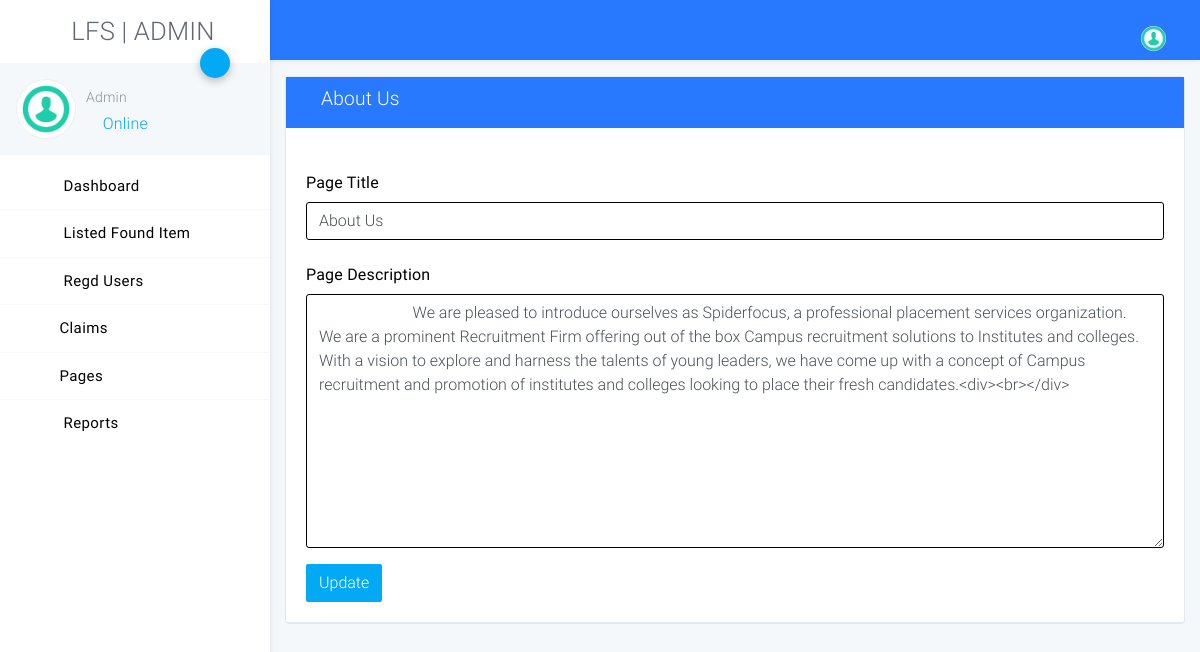
Screenshot of /admin1/about-us.php (signed in) with the database file from the repository.
### tables this page shows
CREATE TABLE `tblpage` (
  `ID` int(10) NOT NULL,
  `PageType` varchar(120) DEFAULT NULL,
  `PageTitle` varchar(200) DEFAULT NULL,
  `PageDescription` mediumtext DEFAULT NULL,
  `Email` varchar(120) DEFAULT NULL,
  `MobileNumber` bigint(10) DEFAULT NULL,
  `UpdationDate` timestamp NULL DEFAULT NULL ON UPDATE current_timestamp()
);

### admin1/about-us.php (the view, shortened to what this page needs)
<?php
include('includes/dbconnection.php');
if (strlen($_SESSION['lfsaid']==0)) {
  header('location:logout.php');
  } else{
?>
<!DOCTYPE html>
<html lang="zxx">
<head>
    <link rel="stylesheet" href="assets/css/app.css">
</head>
<body class="light">
<div id="app">
<?php include_once('includes/sidebar.php');?>
<?php include_once('includes/header.php');?>
    <div class="page has-sidebar-left">
    <div class="animatedParent animateOnce">
        <div class="container-fluid my-3">
            <div class="row">
                <div class="col-md-12">
                    <div class="card">
                       <header class="blue accent-3 relative">
        <div class="container-fluid text-white">
            <div class="row p-t-b-10 ">
                <div class="col">
                    <h4>
                        <i class="icon-package"></i>
                        About Us
                    </h4>
                </div>
            </div>
        </div>
    </header>
                        <div class="card-body b-b">
                            <form method="post">
  <?php
$ret=mysqli_query($con,"select * from  tblpage where PageType='aboutus'");
while ($row=mysqli_fetch_array($ret)) {
?>
                                <div class="form-row">
                                    <div class="form-group col-md-12">
                                        <label for="inputEmail4" class="col-form-label">Page Title</label>
                                        <input type="text" name="pagetitle" id="pagetitle" value="<?php  echo $row['PageTitle'];?>" class="form-control" required='true'>
                                    </div>
                                    <div class="form-group col-md-12">
                                        <label for="inputPassword4" class="col-form-label">Page Description</label>
                                       <textarea name="pagedes" id="pagedes" rows="10" class="form-control">
        <?php  echo $row['PageDescription'];?></textarea>
                                    </div>
                                </div>
                               <?php } ?>
                                <button type="submit" name="submit" class="btn btn-primary">Update</button>
                            </form>
                        </div>
                    </div>
                </div>
            </div>
        </div>
    </div>
</div>
</div>
</body>
</html>
<?php } ?>

### admin1/includes/sidebar.php (shortened to what this page needs)
<?php
include('includes/dbconnection.php');
  ?>
<aside class="main-sidebar fixed offcanvas shadow">
    <section class="sidebar">
        <div class="w-110px mt-3 mb-3 ml-3">
 <h2 align="center"> LFS | ADMIN</h2>
        </div>
        <div class="relative">
            <a data-toggle="collapse" href="#userSettingsCollapse" role="button" aria-expanded="false"
               aria-controls="userSettingsCollapse" class="btn-fab btn-fab-sm fab-right fab-top btn-primary shadow1 ">
                <i class="icon icon-cogs"></i>
            </a>
            <div class="user-panel p-3 light mb-2">
                <div>
                    <div class="float-left image">
                        <img class="user_avatar" src="assets/img/dummy/image.png" alt="User Image">
                    </div>
                    <div class="float-left info">
                        <?php
$aid=$_SESSION['lfsaid'];
$ret=mysqli_query($con,"select AdminName from tbladmin where ID='$aid'");
$row=mysqli_fetch_array($ret);
$name=$row['AdminName'];
?>
                        <h6 class="font-weight-light mt-2 mb-1"><?php echo $name; ?></h6>
                        <a href="#"><i class="icon-circle text-primary blink"></i> Online</a>
                    </div>
                </div>
                <div class="clearfix"></div>
            </div>
        </div>
        <ul class="sidebar-menu">
            <li class="treeview"><a href="dashboard.php">
                <i class="icon icon-sailing-boat-water purple-text s-18"></i> <span>Dashboard</span>
            </a></li>
            <li class="treeview"><a href="listed-fitems.php">
                <i class="icon icon-document light-green-text s-18"></i> <span>Listed Found Item</span>
            </a>
            </li>
              <li class="treeview"><a href="total-regusers.php">
                <i class="icon icon-user purple-text s-18"></i> <span>Regd Users</span>
            </a></li>
            <li class="treeview"><a href="#"><i class="icon icon-documents3 text-blue s-18"></i>Claims<i
                    class="icon icon-angle-left s-18 pull-right"></i></a>
            </li>
            <li class="treeview"><a href="#"><i class="icon icon-documents3 text-blue s-18"></i>Pages<i
                    class="icon icon-angle-left s-18 pull-right"></i></a>
            </li>
            <li class="treeview no-b"><a href="#">
                <i class="icon icon-package light-green-text s-18"></i>
            Reports<i
                    class="icon icon-angle-left s-18 pull-right"></i>
            </a>
            </li>
        </ul>
    </section>
</aside>

### rows the page displays
tblpage: pagetitle "About Us", pagedes "We are pleased to introduce ourselves as Spiderfocus, a professional placement services organization. We are a prominent Recruitment Firm offering out of the box Campus recruitment solutions to Institutes and colleges. With a vision to explore and harness the talents of young leaders, we have come up with a concept of Campus recruitment and promotion of institutes and colleges looking to place their fresh candidates.<div><br></div>"

### other values shown
$name "Admin"
